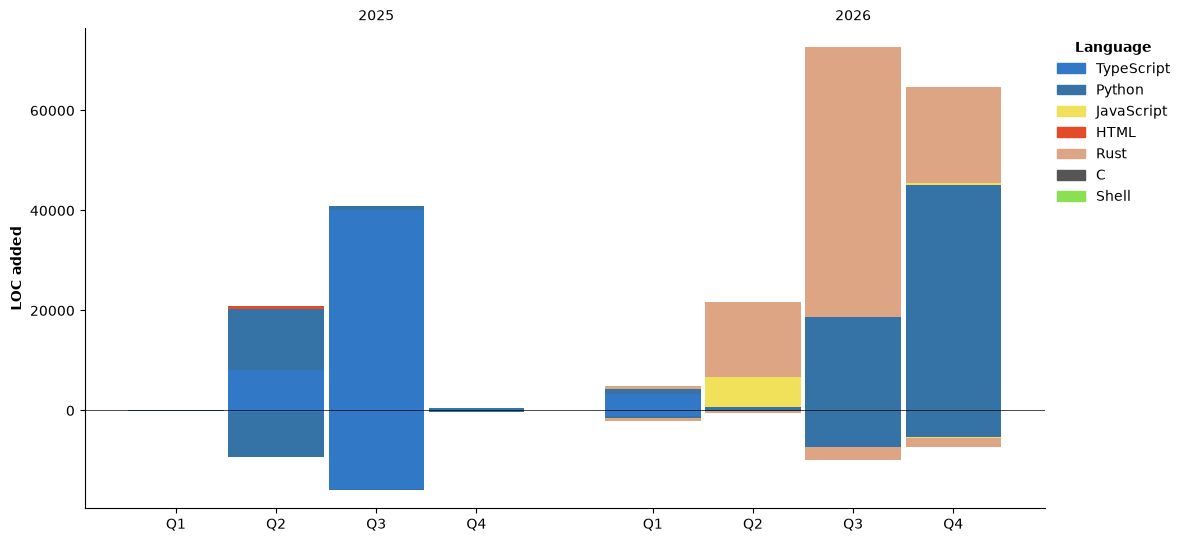
#> input picture assets/bar_graph.png, 1185 x 542 px
$ python style_loc_chart.py ../assets/bar_graph.png
#> lines starting #> are read from the running program, lines starting #| are printed output that depends on the picture
#!/usr/bin/env python3
"""Adapt the upstream LOC chart PNG to the profile's transparent dark theme.

The upstream action does not expose Matplotlib's savefig(transparent=True)
setting. Its generated chart uses a white canvas and monochrome labels, so
this post-processing pass makes neutral pixels transparent and recolors the
labels without changing the chart's language-color palette.
"""

from __future__ import annotations

import argparse
from pathlib import Path

from PIL import Image

LABEL_COLOR = (201, 193, 217)
NEUTRAL_TOLERANCE = 4


def style_chart(path: Path) -> None:
    if not path.is_file():
        raise FileNotFoundError(f"Generated LOC chart not found: {path}")

    with Image.open(path) as source:
#> source is the input picture: PIL image 1185x542 RGBA; mean R, G, B, A 224.6, 228.6, 233.3, 255
        image = source.convert("RGBA")

    styled_pixels: list[tuple[int, int, int, int]] = []
    for red, green, blue, alpha in image.getdata():
        if alpha == 0:
            styled_pixels.append((red, green, blue, 0))
            continue

        spread = max(red, green, blue) - min(red, green, blue)
        if spread <= NEUTRAL_TOLERANCE:
            # Matplotlib's text, axes and white canvas are neutral grayscale.
            # Convert grayscale intensity into alpha coverage so anti-aliased
            # edges remain smooth on the profile's dark background.
            intensity = (red + green + blue) // 3
            coverage = 255 - intensity
            styled_pixels.append((*LABEL_COLOR, (alpha * coverage) // 255))
        else:
            # Keep the upstream Linguist colors of the language bars intact.
            styled_pixels.append((red, green, blue, alpha))
#> after the loop, styled_pixels = 642270 items

    image.putdata(styled_pixels)
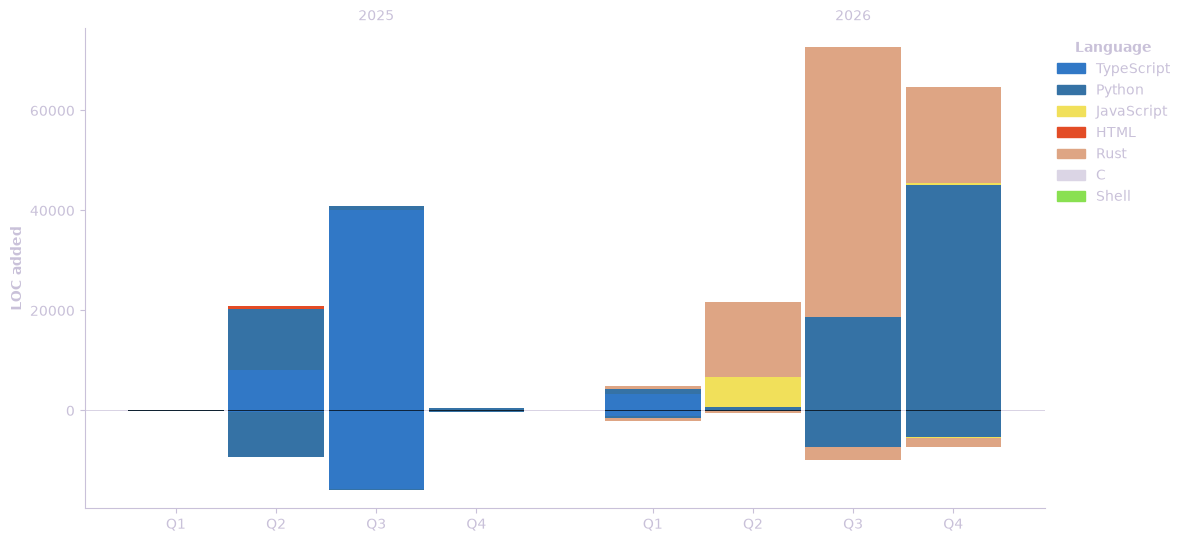
#> image: PIL image 1185x542 RGBA; mean R, G, B, A 183.6, 181.3, 205, 54.4; transparent parts drawn white
    image.save(path, format="PNG", optimize=True)

    with Image.open(path) as result:
        if result.mode != "RGBA" or result.getchannel("A").getextrema()[0] != 0:
            raise RuntimeError("LOC chart transparency check failed.")

    print(f"Styled transparent LOC chart: {path}")


def main() -> int:
    parser = argparse.ArgumentParser(description=__doc__)
    parser.add_argument("image", type=Path, help="Path to assets/bar_graph.png")
    args = parser.parse_args()
    style_chart(args.image)
    return 0


if __name__ == "__main__":
    raise SystemExit(main())
#> (the program exits here)
